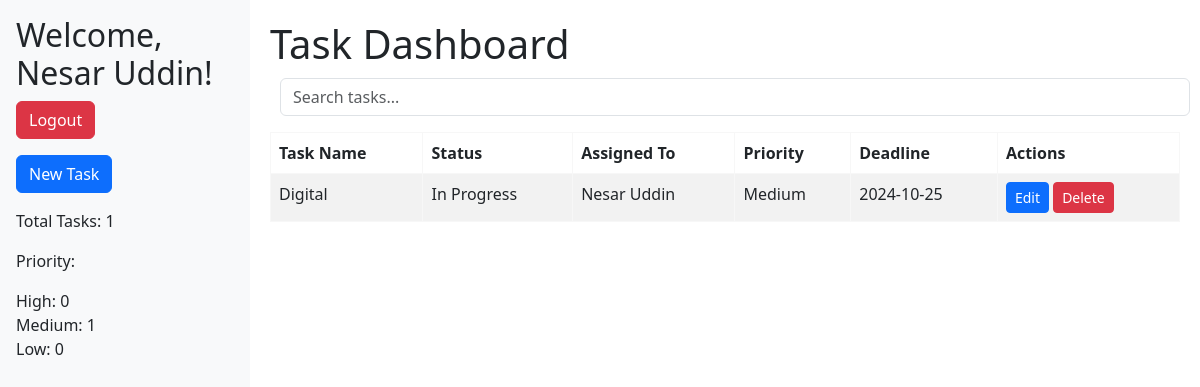
The page /dashboard.php (signed in) on the database its author committed.
### tables this page shows
CREATE TABLE `tasks` (
  `id` int(11) NOT NULL,
  `title` varchar(255) NOT NULL,
  `user_id` int(11) DEFAULT NULL,
  `status_id` int(11) DEFAULT NULL,
  `priority_id` int(11) DEFAULT NULL,
  `due_date` date DEFAULT NULL
);

CREATE TABLE `status` (
  `id` int(11) NOT NULL,
  `status` varchar(50) NOT NULL
);

CREATE TABLE `users` (
  `id` int(11) NOT NULL,
  `name` varchar(100) NOT NULL,
  `email` varchar(100) NOT NULL,
  `password` varchar(255) NOT NULL
);

CREATE TABLE `priority` (
  `id` int(11) NOT NULL,
  `priority` varchar(50) NOT NULL
);

### dashboard.php (the view, shortened to what this page needs)
<?php
include 'db.php';
$sqlPriorityCounts = "SELECT
                        COUNT(CASE WHEN priority.priority = 'High' THEN 1 END) AS high_priority_count,
                        COUNT(CASE WHEN priority.priority = 'Medium' THEN 1 END) AS medium_priority_count,
                        COUNT(CASE WHEN priority.priority = 'Low' THEN 1 END) AS low_priority_count
                    FROM tasks
                    JOIN priority ON tasks.priority_id = priority.id";
$resultPriorityCounts = $conn->query($sqlPriorityCounts);
$rowPriorityCounts = $resultPriorityCounts->fetch_assoc();
$sqlTotalTasks = "SELECT COUNT(*) AS total_tasks FROM tasks";
$resultTotalTasks = $conn->query($sqlTotalTasks);
$totalTasksRow = $resultTotalTasks->fetch_assoc();
$totalTasks = $totalTasksRow['total_tasks'];
$tasksPerPage = 10;
$page = isset($_GET['page']) ? (int)$_GET['page'] : 1;
$start = ($page - 1) * $tasksPerPage;
$sql = "SELECT
            tasks.id AS task_id,
            tasks.title AS task_name,
            users.name AS user_name,
            status.status AS status,
            priority.priority AS priority,
            tasks.due_date AS deadline
        FROM tasks
        JOIN users ON tasks.user_id = users.id
        JOIN status ON tasks.status_id = status.id
        JOIN priority ON tasks.priority_id = priority.id
        LIMIT $start, $tasksPerPage";
$result = $conn->query($sql);
?>
<!DOCTYPE html>
<html lang="en">
<head>
    <link href="https://cdn.jsdelivr.net/npm/bootstrap@5.3.0-alpha1/dist/css/bootstrap.min.css" rel="stylesheet">
</head>
<body>
<div class="sidebar bg-light p-3">
    <h2>Welcome, <?php echo $_SESSION['user_name']; ?>!</h2>
    <a href="logout.php" class="btn btn-danger">Logout</a> <br>
    <button onclick="openModal()" class="btn btn-primary mt-3">New Task</button>
    <p class="mt-3">Total Tasks: <?php echo $totalTasks; ?></p>
    <p>Priority:</p>
    <ul class="list-unstyled">
        <li>High: <?php echo $rowPriorityCounts['high_priority_count']; ?></li>
        <li>Medium: <?php echo $rowPriorityCounts['medium_priority_count']; ?></li>
        <li>Low: <?php echo $rowPriorityCounts['low_priority_count']; ?></li>
    </ul>
</div>
<div class="main-content">
    <h1>Task Dashboard</h1>
    <input class="search form-control mb-3" type="text" id="taskSearch" onkeyup="filterTasks()" placeholder="Search tasks...">
    <table id="taskTable" class="table table-striped">
        <thead>
            <tr>
                <th>Task Name</th>
                <th>Status</th>
                <th>Assigned To</th>
                <th>Priority</th>
                <th>Deadline</th>
                <th>Actions</th>
            </tr>
        </thead>
        <tbody>
            <?php
            if ($result->num_rows > 0) {
                while ($row = $result->fetch_assoc()) {
                    echo "<tr>";
                    echo "<td>" . $row['task_name'] . "</td>";
                    echo "<td>" . $row['status'] . "</td>";
                    echo "<td>" . $row['user_name'] . "</td>";
                    echo "<td>" . $row['priority'] . "</td>";
                    echo "<td>" . $row['deadline'] . "</td>";
                    echo "<td>
                            <a href='edit_task.php?id=" . $row['task_id'] . "' class='btn btn-sm btn-primary'>Edit</a>
                            <a href='delete_task.php?id=" . $row['task_id'] . "' class='btn btn-sm btn-danger'>Delete</a>
                          </td>";
                    echo "</tr>";
                }
            } else {
                echo "<tr><td colspan='6'>No tasks found</td></tr>";
            }
            ?>
        </tbody>
    </table>
    <div class="pagination">
        </div>
</div>
</body>
</html>
</body>
</html>

### dashboard.php (style rules this page uses)
body { display: flex; }
.sidebar { width: 250px; padding: 20px; background-color: #f4f4f4; height: 100vh; }
.main-content { flex-grow: 1; padding: 20px; }
table { width: 100%; border-collapse: collapse; }
table, th, td { border: 1px solid #f7f7f7; }
th, td { padding: 10px; text-align: left; }
th { background-color: #f2f2f2; }
.pagination { margin: 20px 0; }
.search { margin:10px; }
.sidebar { height: 100%; width: 250px; position: fixed; top: 0; left: 0; background-color: #f8f9fa; padding: 20px; }
.main-content { margin-left: 250px; padding: 20px; }

### rows shown on the page
tasks: title "Digital", status.status "In Progress", user.name "Nesar Uddin", priority.priority "Medium", due_date "2024-10-25"

### other values the page prints
$_SESSION['user_name'] "Nesar Uddin"
$totalTasks "1"
$rowPriorityCounts['high_priority_count'] "0"
$rowPriorityCounts['medium_priority_count'] "1"
$rowPriorityCounts['low_priority_count'] "0"
